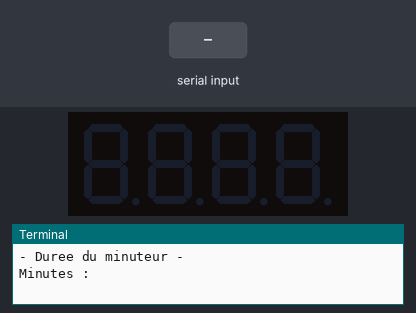
Simulated run of this program. Board: Raspberry Pi (BCM pin numbers). On the bench: 4-digit seven-segment display, the last lines printed to the terminal. The inputs (shaded band) are chosen by the test bench. Library files of the repository ran but are not shown: tm1637.py.

Above: at 1.2 s.
1.3 s: "5" typed at the terminal, then Enter
2.8 s: "90" typed at the terminal, then Enter
At 3.4 s:
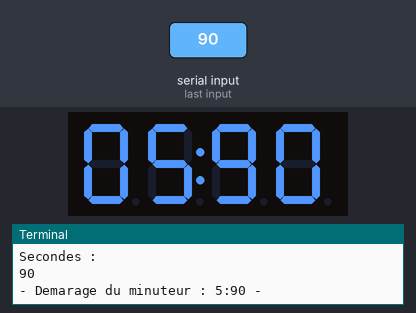
At 4.2 s:
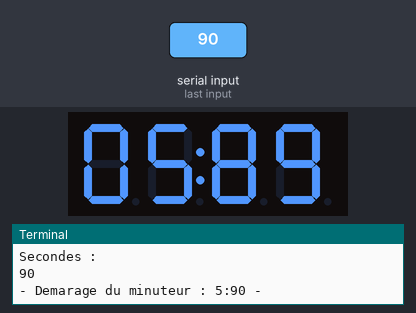
Timing chart, 0 to 5.8 s (numbered marks = the images above; inputs shaded):
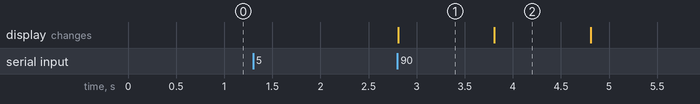

The program:

minuteur.py
```python
#!/usr/bin/env python3

# Importation des librairies TM1637 et time
from tm1637 import TM1637
from time import sleep

# Stockage de la duree dans des variables
print("- Duree du minuteur -")
minutes = int(input("Minutes : "))
secondes = int(input("Secondes : "))
print("- Demarage du minuteur : " + str(minutes) + ":" + str(secondes) + " -")

# Initialisation de l'afficheur
afficheur = TM1637(clk=23, dio=24)

# Definition de la luminosite (0-7)
afficheur.brightness(2)

# Affichage du temps du minuteur sur le module avant demarage
# .numbers(x, y) : Affiche x sur les deux premiers 7 segments et y sur les deux suivants
# -10 < x(resp. y) < 100
afficheur.numbers(minutes, secondes)

# Boucle du minuteur
i = minutes
j = secondes
while i >= 0:
    while j >= 0:
        afficheur.numbers(i, j)
        sleep(1)
        j -= 1
    i -= 1
    j = 59
print("- Temps ecoule ! -")

# Animation de fin : on fait clignoter 00:00
for n in range(0, 20):
    afficheur.brightness(0)
    sleep(0.25)
    afficheur.brightness(7)
    sleep(0.25)
```

Measured:
- after the input at 2.8 s, the display: changes at once (image 1)
- what the display in image 1 shows lasts 1.0 s, from 2.8 s to 3.8 s
